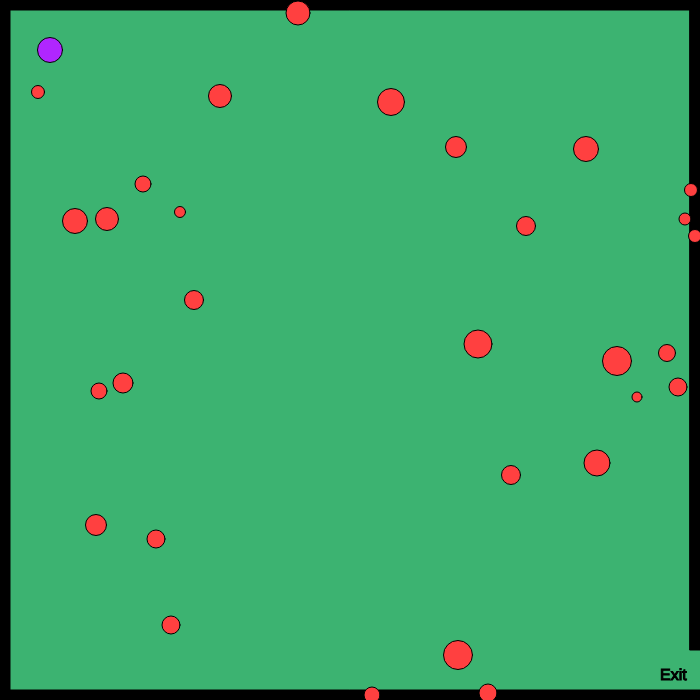
Frame 1 (no input)
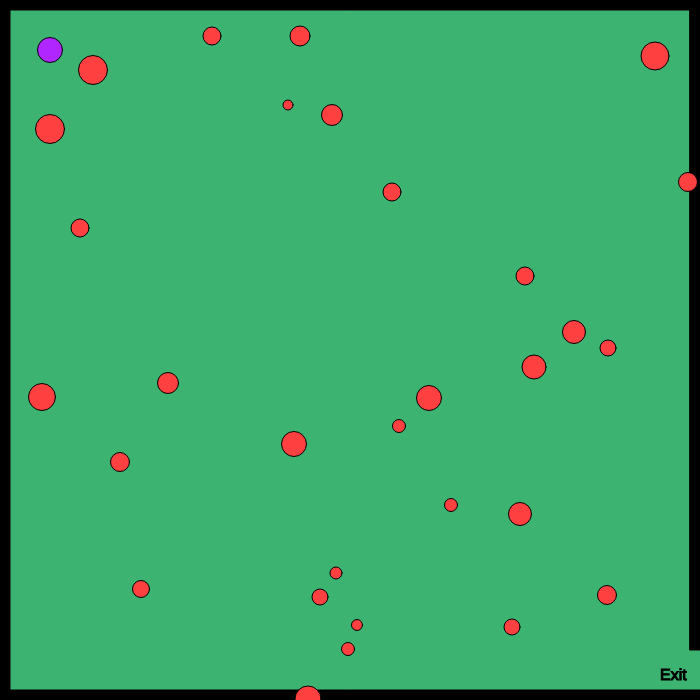
Frame 60 (no input)
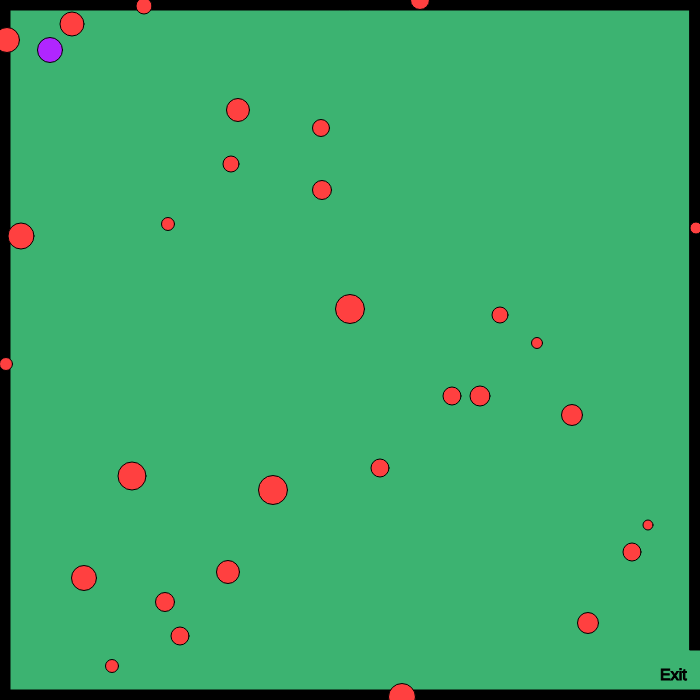
Frame 120 (the mouse pressed at the canvas centre since frame 60)

The p5.js sketch that drew these frames (run headless with seeded random() and noise() and a simulated clock; from frame 60 on, the mouse is pressed at the canvas centre):

// p5.js sketch
// ── sketch.js
var charX = 100;
var charY = 100;

var w = 87;
var a = 83;
var s = 65;
var d = 68;

var enemyX = [];
var enemyY = [];
var enemyDiameter = [];

var enemyXSpeed = [];
var enemyYSpeed = [];

var mousex;
var mousey;

var width = 700;
var height = 700;

function setup() {
  createCanvas(700,700);

  // Set speed, position, and size for 30 enemies using arrays
  for (var i = 0; i < 30; i++) {
    enemyXSpeed[i] = randomSpeed();
    enemyYSpeed[i] = randomSpeed();
    enemyX[i] = randomNum(700);
    enemyY[i] = randomNum(700);
    enemyDiameter[i] = randomNum(20);
  }

  // Create Player
  createPlayer(50,50);

}

function draw() {
  background(60, 179, 113);
  stroke(0);
  fill(0);

  //Borders and Exit
  borders(10);
  exit();

  //Player and Controls
  drawPlayer ();
  playerMovement ();

  //Enemy Array functions
  drawEnemies();
  moveEnemies();

  //Check for victory
  win();

  //Create circles with mouse
  createMouseCircle();
}

// Mouse Function
function mouseClicked() {
  mousex = mouseX;
  mousey = mouseY;
}

function createMouseCircle() {
  fill(255,240,31);
  circle(mousex,mousey,15);
}

function borders (thickness) {
  rect(0,0,width,thickness);
  rect(0,0,thickness,height);
  rect(0,height-thickness,width,thickness)
  rect(width-thickness,0,thickness,height-50)
}

function exit () {
  textSize(16);
  text("Exit", 660, 680)
}

function win () {
  if(charX > 660 && charY > 660) {
    fill(0);
    stroke(5);
    textSize(26);
    text("You Win!", 350, 350)
  }
}

function createPlayer (x,y) {
  charX = x;
  charY = y;
}

function drawPlayer () {
  fill(176, 38, 255);
  circle(charX,charY,25);
}

function playerMovement () {
  if(keyIsDown(w)) {
    charY -= 10;
  }
  if(keyIsDown(s)) {
    charX -= 10;
  }
  if(keyIsDown(a)) {
    charY += 10;
  }
  if(keyIsDown(d)) {
    charX += 10;
  }
}

function drawEnemies() {
  for (var i = 0; i < enemyX.length; i++) {
    fill(255,64,64);
    circle(enemyX[i], enemyY[i], enemyDiameter[i]);
  }
}

function moveEnemies () {
  //Update enemy position arrays
  for (var i = 0; i < enemyX.length; i++) {
    enemyX[i] += enemyXSpeed[i];
    enemyY[i] += enemyYSpeed[i];

    // Return enemies to opposite border if neccessary
    if (enemyX[i] > width) {
      enemyX[i] = 0;
    }
    if (enemyX[i] < 0) {
      enemyX[i] = width;
    }
    if (enemyY[i] > height) {
      enemyY[i] = 0;
    }
    if (enemyY[i] < 0) {
      enemyY[i] = height;
    }
  }
}

// Mouse Click Function
function mouseClicked() {
  mousex = mouseX;
  mousey = mouseY;
}

// Thanks for your help with this function in Week 12!
function createMouseCircle() {
  fill(255,240,31);
  circle(mousex,mousey,15);
}

function randomNum(num) {
  return Math.floor(Math.random() * num) + 10;
}

function randomSpeed() {
  return 3 + Math.floor(Math.random() * 5);
}
